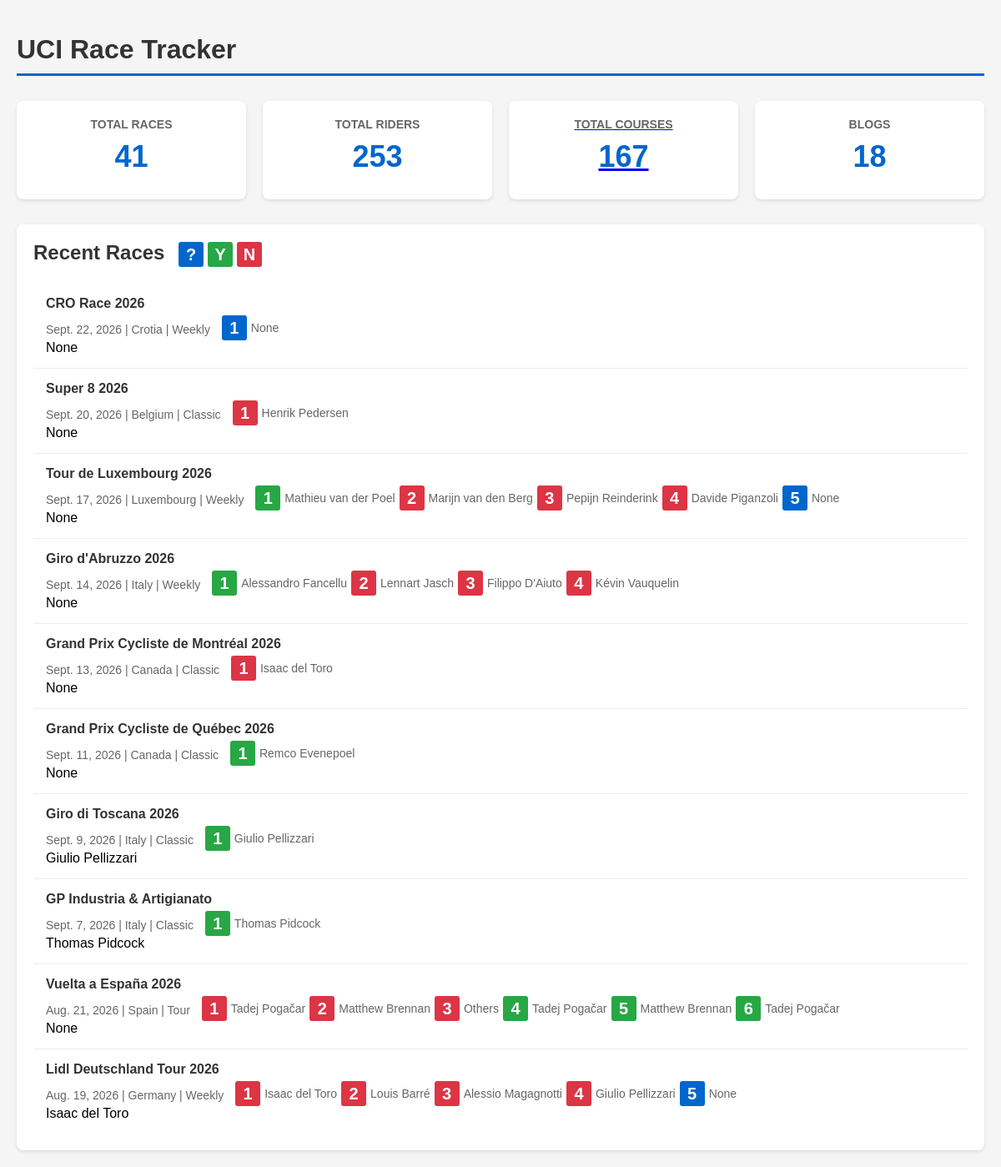
The page / on the database its author committed.
### uci/models/race.py (models this page shows, shortened)
class Race(models.Model):
    CATEGORY_CHOICES = [
        ('classic', 'Classic'),
        ('high_mountain', 'High Mountain'),
        ('flat', 'Flat'),
        ('tour', 'Tour'),
        ('weekly', 'Weekly'),
    ]
    name = models.CharField(max_length=200)
    date = models.DateField(null=True, blank=True)
    location = models.CharField(max_length=200)
    category = models.CharField(max_length=50, choices=CATEGORY_CHOICES, default='classic')
    winner = models.ForeignKey(Rider, on_delete=models.CASCADE, null=True, blank=True, related_name='race_winner')
    predict_winner = models.ForeignKey(Rider, on_delete=models.CASCADE, null=True, blank=True, related_name='race_predict_winner')
    one_day_race = models.BooleanField(default=False)
    note = models.TextField(null=True, blank=True)
    class Meta:
        ordering = ['-date']

### uci/models/course.py (models this page shows, shortened)
class Course(models.Model):
    DEFAULT_BET_AMOUNT = Decimal('1')
    race = models.ForeignKey(Race, on_delete=models.CASCADE, related_name='courses')
    name = models.CharField(max_length=200)
    start = models.CharField(max_length=120, null=True, blank=True)
    end = models.CharField(max_length=120, null=True, blank=True)
    distance_km = models.DecimalField(max_digits=6, decimal_places=2, null=True, blank=True)
    elevation_gain_m = models.IntegerField(null=True, blank=True)
    note = models.TextField(max_length=500, null=True, blank=True)
    key_point = models.JSONField(null=True, blank=True, default=list)
    course_summary = models.JSONField(null=True, blank=True)
    profile_score = models.IntegerField(null=True, blank=True)
    profile_score_20k = models.IntegerField(null=True, blank=True)
    winner = models.ForeignKey(Rider, on_delete=models.CASCADE, null=True, blank=True, related_name='course_winner')
    predict_winner = models.ForeignKey(Rider, on_delete=models.CASCADE, null=True, blank=True, related_name='course_predict_winner')
    pre_analysis = models.TextField(max_length=3000, null=True, blank=True)
    course_url = models.URLField(null=True, blank=True)
    is_won_by_breakaway = models.BooleanField(default=False)
    bingo_rate = models.DecimalField(max_digits=6, decimal_places=2, null=True, blank=True)
    settled = models.BooleanField(default=False)
    def __init__(self, *args, **kwargs):
        super().__init__(*args, **kwargs)
        self.__original_predict_winner_id = self.predict_winner_id
    @property
    def bingo(self):
        return self.predict_winner == self.winner and self.winner is not None

### uci/models/rider.py (models this page shows, shortened)
class Rider(models.Model):
    FORM_TREND_CHOICES = [
        ('high', '↑'),
        ('increase', '↗'),
        ('normal', '→'),
        ('decrease', '↘'),
        ('low', '↓'),
    ]
    FORM_TO_TREND = {1: 'low', 2: 'decrease', 3: 'normal', 4: 'increase', 5: 'high'}
    SCORE_VALIDATORS = [MinValueValidator(1), MaxValueValidator(100)]
    name = models.CharField(max_length=100, unique=True)
    nationality = models.CharField(max_length=100, null=True, blank=True)
    date_of_birth = models.DateField(null=True, blank=True)
    note = models.TextField(max_length=500, null=True, blank=True)
    form = models.IntegerField(validators=[MinValueValidator(1), MaxValueValidator(5)], null=True, blank=True)
    form_trend = models.CharField(max_length=10, choices=FORM_TREND_CHOICES, null=True, blank=True, default='normal')
    form_duration = models.IntegerField(null=True, blank=True, default=14)
    date_duration_start = models.DateField(null=True, blank=True)
    breakaway = models.BooleanField(default=False)
    breakaway_note = models.CharField(max_length=100, null=True, blank=True)
    attack_index = models.IntegerField(null=True, blank=True, default=0)
    score_climb = models.IntegerField(null=True, blank=True, default=1, validators=SCORE_VALIDATORS)
    score_wave = models.IntegerField(null=True, blank=True, default=1, validators=SCORE_VALIDATORS)
    score_punch = models.IntegerField(null=True, blank=True, default=1, validators=SCORE_VALIDATORS)
    score_tt = models.IntegerField(null=True, blank=True, default=1, validators=SCORE_VALIDATORS)
    score_sprint = models.IntegerField(null=True, blank=True, default=1, validators=SCORE_VALIDATORS)
    score_steep = models.IntegerField(null=True, blank=True, default=1, validators=SCORE_VALIDATORS)
    limit_distance = models.FloatField(null=True, blank=True, default=10)
    limit_slope = models.FloatField(null=True, blank=True, default=10)
    form_history_cache = models.JSONField(default=list, blank=True)
    watch_listed = models.BooleanField(default=False)
    FORM_HISTORY_CACHE_MAX = 10
    class Meta:
        ordering = ['name']  # for admin
    def __str__(self):
        return f"{self.name}"

### uci/views.py (the view)
# urls.py: path('', views.index, name='index'),
def index(request):
    races = Race.objects.all()
    riders = Rider.objects.all()
    courses = Course.objects.all()
    context = {
        'total_races': races.count(),
        'total_riders': riders.count(),
        'total_courses': courses.count(),
        'total_blogs': Blog.objects.all().count(),
        'recent_races': races.order_by('-date')[:10],
    }
    return render(request, 'uci/index.html', context)

### uci/templates/uci/index.html (shortened to what this page needs)
<!DOCTYPE html>
<html lang="en">
<head>
</head>
<body>
    <h1>UCI Race Tracker</h1>
    <div class="stats">
        <div class="stat-card">
            <h3>Total Races</h3>
            <div class="number">{{ total_races }}</div>
        </div>
        <div class="stat-card">
            <h3>Total Riders</h3>
            <div class="number">{{ total_riders }}</div>
        </div>
        <div class="stat-card">
            <a href="{% url 'uci:course_list' %}">
                <h3>Total Courses</h3>
                <div class="number">{{ total_courses }}</div>
            </a>
        </div>
        <div class="stat-card">
            <h3>Blogs</h3>
            <div class="number">{{ total_blogs }}</div>
        </div>
    </div>
    <div class="recent-races">
        <h2>Recent Races
            <span class="legend">
                <span class="course-icon blue" title="Not started">?</span>
                <span class="course-icon green" title="Bingo">Y</span>
                <span class="course-icon red" title="Wrong prediction">N</span>
            </span>
        </h2>
        {% if recent_races %}
            {% for race in recent_races %}
                <div class="race-item">
                    <div class="race-name">{{ race.name }}</div>
                    <div class="race-details">
                        {{ race.date }} | {{ race.location }} | {{ race.get_category_display }}
                        {% if race.courses.all %}
                            <span class="course-icons">
                                {% for course in race.courses.all|slice:"6" %}
                                    <a href="{% url 'uci:course_detail' course.pk %}"><span class="course-icon {% if not course.winner %}blue{% elif course.bingo %}green{% else %}red{% endif %}" title="{{ course.name }}">{{ forloop.counter }}</span></a>
                                    <span class="course-winner">{{ course.winner }}</span>
                                {% endfor %}
                            </span>
                        {% endif %}
                    </div>
                    <div class="race-winner">
                        {{ race.winner }}
                    </div>
                </div>
            {% endfor %}
        {% else %}
            <div class="no-data">No races found. Add some races in the admin panel!</div>
        {% endif %}
    </div>
</body>
</html>

### uci/templates/uci/index.html (style rules this page uses)
body { font-family: Arial, sans-serif; max-width: 1200px; margin: 0 auto; padding: 20px; background-color: #f5f5f5; }
h1 { color: #333; border-bottom: 3px solid #0066cc; padding-bottom: 10px; }
.stats { display: flex; gap: 20px; margin: 30px 0; }
.stat-card { background: white; padding: 20px; border-radius: 8px; box-shadow: 0 2px 4px rgba(0,0,0,0.1); flex: 1; text-align: center; }
.stat-card h3 { margin: 0; color: #666; font-size: 14px; text-transform: uppercase; }
.stat-card .number { font-size: 36px; font-weight: bold; color: #0066cc; margin: 10px 0; }
.recent-races { background: white; padding: 20px; border-radius: 8px; box-shadow: 0 2px 4px rgba(0,0,0,0.1); margin-top: 30px; }
.recent-races h2 { margin-top: 0; color: #333; }
.race-item { padding: 15px; border-bottom: 1px solid #eee; }
.race-item:last-child { border-bottom: none; }
.race-name { font-weight: bold; color: #333; font-size: 16px; }
.race-details { color: #666; font-size: 14px; margin-top: 5px; }
.course-icons { display: inline-flex; gap: 5px; margin-left: 10px; }
.course-icon { display: inline-block; width: 30px; height: 30px; border-radius: 3px; font-size: 20px; color: white; text-align: center; line-height: 30px; font-weight: bold; cursor: pointer; position: relative; }
.course-icon.blue { background-color: #0066cc; }
.course-icon.green { background-color: #28a745; }
.course-icon.red { background-color: #dc3545; }
.legend { display: inline-flex; gap: 5px; margin-left: 10px; vertical-align: middle; font-size: 14px; }
.course-winner { height: 30px; line-height: 30px; }

### rows shown on the page
Race: name "CRO Race 2026", date "Sept. 22, 2026", location "Crotia", category "Weekly", winner "None"
Course: winner "None"
Race: name "Super 8 2026", date "Sept. 20, 2026", location "Belgium", category "Classic", winner "None"
Course: winner "Henrik Pedersen"
Race: name "Tour de Luxembourg 2026", date "Sept. 17, 2026", location "Luxembourg", category "Weekly", winner "None"
Course: winner "Mathieu van der Poel"
Course: winner "Marijn van den Berg"
Course: winner "Pepijn Reinderink"
Course: winner "Davide Piganzoli"
Course: winner "None"
Race: name "Giro d'Abruzzo 2026", date "Sept. 14, 2026", location "Italy", category "Weekly", winner "None"
Course: winner "Alessandro Fancellu"
Course: winner "Lennart Jasch"
Course: winner "Filippo D'Aiuto"
Course: winner "Kévin Vauquelin"
Race: name "Grand Prix Cycliste de Montréal 2026", date "Sept. 13, 2026", location "Canada", category "Classic", winner "None"
Course: winner "Isaac del Toro"
Race: name "Grand Prix Cycliste de Québec 2026", date "Sept. 11, 2026", location "Canada", category "Classic", winner "None"
Course: winner "Remco Evenepoel"
Race: name "Giro di Toscana 2026", date "Sept. 9, 2026", location "Italy", category "Classic", winner "Giulio Pellizzari"
Course: winner "Giulio Pellizzari"
Race: name "GP Industria & Artigianato", date "Sept. 7, 2026", location "Italy", category "Classic", winner "Thomas Pidcock"
Course: winner "Thomas Pidcock"
Race: name "Vuelta a España 2026", date "Aug. 21, 2026", location "Spain", category "Tour", winner "None"
Course: winner "Tadej Pogačar"
Course: winner "Matthew Brennan"
Course: winner "Others"
Course: winner "Tadej Pogačar"
Course: winner "Matthew Brennan"
Course: winner "Tadej Pogačar"
Race: name "Lidl Deutschland Tour 2026", date "Aug. 19, 2026", location "Germany", category "Weekly", winner "Isaac del Toro"
Course: winner "Isaac del Toro"
Course: winner "Louis Barré"
Course: winner "Alessio Magagnotti"
Course: winner "Giulio Pellizzari"
Course: winner "None"

### other values the page prints
{{ total_races }} "41"
{{ total_riders }} "253"
{{ total_courses }} "167"
{{ total_blogs }} "18"
